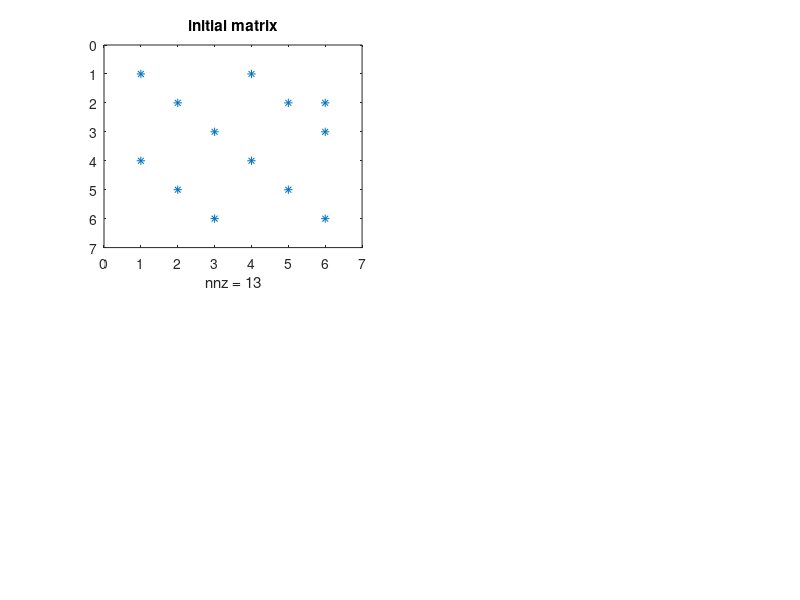

This chart was generated by the following MATLAB code: (Note: this script raises an error after producing the figure.)
%
clear all
%
N = 6
%
A = sparse(N,N);
%
D = sparse(1:N,1:N,   4,N,N);
E = sparse(N/2+1:N,1:N/2, 2,N,N);
%F = sparse(3:N,1:N-2, 1,N,N);
%
%A = D + E + E' + F + F' ;
A = D + E + E'  ;
A(2,6)=1.0;
%
T = A;
spy(T);
%
figure(1);
subplot(2,2,1)
spy(T); title('initial matrix');
%
p2 = symmmd(T); B = T(p2,p2);
%
subplot(2,2,2);
spy(B); title('with minimum degre'); 
%
%
p3 = symrcm(T); C = T(p3,p3);
%
subplot(2,2,4);
spy(C); title('with cuthill-mackee');
%
%
subplot(2,2,3);
spy(T(:,p3)); title('just with colperm');
%
%
%
% LU factorisation
[L1,U1] = luinc(T,0.0);
[L2,U2] = luinc(B,0.0);
[L3,U3] = luinc(C,0.0);
%
%figure(2)
%subplot(2,2,1); spy(L1+U1);
%subplot(2,2,2); spy(L2+U2);
%subplot(2,2,4); spy(L3+U3);
